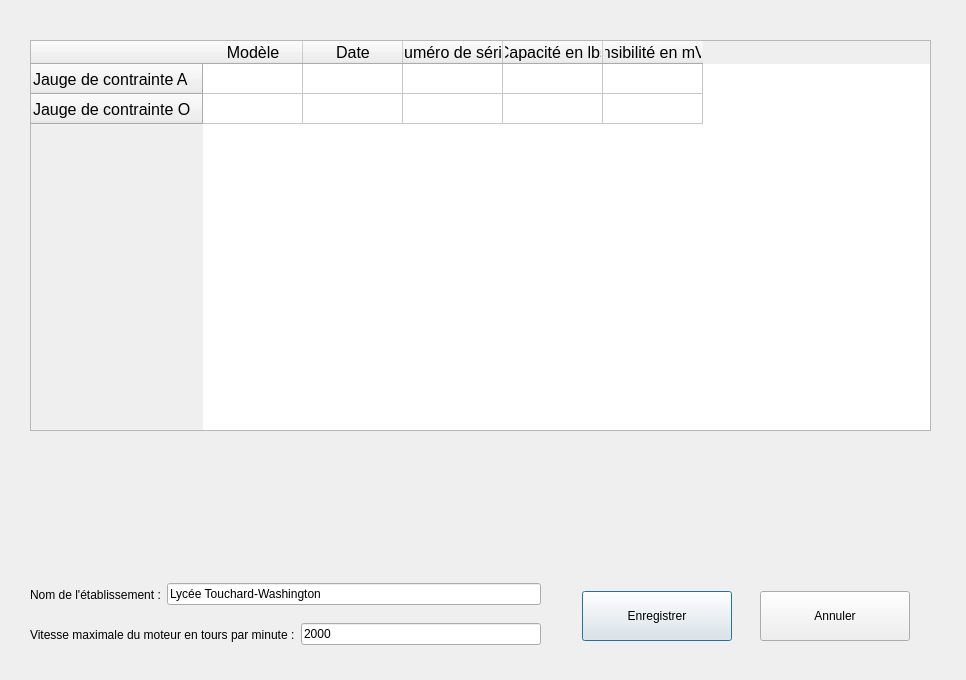
<?xml version="1.0" encoding="UTF-8"?>
<ui version="4.0">
 <class>DialogParametrageEquilibreuse</class>
 <widget class="QDialog" name="DialogParametrageEquilibreuse">
  <property name="geometry">
   <rect>
    <x>0</x>
    <y>0</y>
    <width>966</width>
    <height>680</height>
   </rect>
  </property>
  <property name="windowTitle">
   <string>Paramètrage de l'équilibreuse</string>
  </property>
  <widget class="QWidget" name="layoutWidget">
   <property name="geometry">
    <rect>
     <x>30</x>
     <y>40</y>
     <width>901</width>
     <height>391</height>
    </rect>
   </property>
   <layout class="QVBoxLayout" name="verticalLayout">
    <item>
     <widget class="QTableWidget" name="tableWidgetJauges">
      <property name="font">
       <font>
        <pointsize>12</pointsize>
       </font>
      </property>
      <property name="styleSheet">
       <string notr="true"/>
      </property>
      <property name="alternatingRowColors">
       <bool>false</bool>
      </property>
      <property name="textElideMode">
       <enum>Qt::ElideMiddle</enum>
      </property>
      <row>
       <property name="text">
        <string>Jauge de contrainte A</string>
       </property>
      </row>
      <row>
       <property name="text">
        <string>Jauge de contrainte O</string>
       </property>
      </row>
      <column>
       <property name="text">
        <string>Modèle</string>
       </property>
      </column>
      <column>
       <property name="text">
        <string>Date</string>
       </property>
      </column>
      <column>
       <property name="text">
        <string>numéro de série</string>
       </property>
      </column>
      <column>
       <property name="text">
        <string>Capacité en lbs</string>
       </property>
      </column>
      <column>
       <property name="text">
        <string>sensibilité en mV/V</string>
       </property>
      </column>
      <item row="0" column="0">
       <property name="text">
        <string/>
       </property>
      </item>
     </widget>
    </item>
   </layout>
  </widget>
  <widget class="QWidget" name="layoutWidget">
   <property name="geometry">
    <rect>
     <x>30</x>
     <y>580</y>
     <width>511</width>
     <height>29</height>
    </rect>
   </property>
   <layout class="QHBoxLayout" name="horizontalLayout">
    <item>
     <widget class="QLabel" name="label">
      <property name="text">
       <string>Nom de l'établissement :</string>
      </property>
     </widget>
    </item>
    <item>
     <widget class="QLineEdit" name="lineEditEtablissement">
      <property name="text">
       <string>Lycée Touchard-Washington</string>
      </property>
     </widget>
    </item>
   </layout>
  </widget>
  <widget class="QWidget" name="layoutWidget">
   <property name="geometry">
    <rect>
     <x>30</x>
     <y>620</y>
     <width>511</width>
     <height>29</height>
    </rect>
   </property>
   <layout class="QHBoxLayout" name="horizontalLayout_2">
    <item>
     <widget class="QLabel" name="label_2">
      <property name="text">
       <string>Vitesse maximale du moteur en tours par minute :</string>
      </property>
     </widget>
    </item>
    <item>
     <widget class="QLineEdit" name="lineEditVitesse">
      <property name="text">
       <string>2000</string>
      </property>
     </widget>
    </item>
   </layout>
  </widget>
  <widget class="QWidget" name="layoutWidget">
   <property name="geometry">
    <rect>
     <x>560</x>
     <y>590</y>
     <width>374</width>
     <height>52</height>
    </rect>
   </property>
   <layout class="QHBoxLayout" name="horizontalLayout_6">
    <item>
     <widget class="QPushButton" name="pushButtonEnregistrer">
      <property name="minimumSize">
       <size>
        <width>120</width>
        <height>50</height>
       </size>
      </property>
      <property name="maximumSize">
       <size>
        <width>150</width>
        <height>50</height>
       </size>
      </property>
      <property name="text">
       <string>Enregistrer</string>
      </property>
     </widget>
    </item>
    <item>
     <widget class="QPushButton" name="pushButtonAnnuler">
      <property name="minimumSize">
       <size>
        <width>120</width>
        <height>50</height>
       </size>
      </property>
      <property name="maximumSize">
       <size>
        <width>150</width>
        <height>50</height>
       </size>
      </property>
      <property name="text">
       <string>Annuler</string>
      </property>
     </widget>
    </item>
   </layout>
  </widget>
 </widget>
 <resources/>
 <connections>
  <connection>
   <sender>pushButtonAnnuler</sender>
   <signal>clicked()</signal>
   <receiver>DialogParametrageEquilibreuse</receiver>
   <slot>close()</slot>
   <hints>
    <hint type="sourcelabel">
     <x>795</x>
     <y>601</y>
    </hint>
    <hint type="destinationlabel">
     <x>763</x>
     <y>534</y>
    </hint>
   </hints>
  </connection>
 </connections>
</ui>
